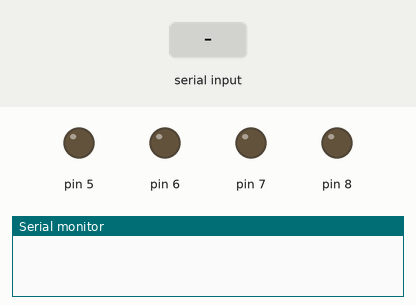
Simulated run of this sketch. Board: Arduino Uno, built with avr-gcc and run on an emulated ATmega328P. Shown: output pins drawn as LEDs (lit = HIGH), the last lines printed to the serial monitor. The inputs (shaded band) are chosen by the test bench.

Above: at 1.2 s.
1.3 s: "d" received over Serial
At 2.6 s:
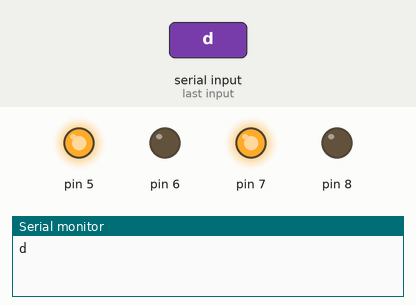
2.9 s: "b" received over Serial
At 3.9 s:
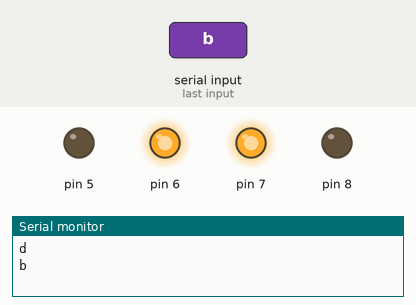
4.5 s: "e" received over Serial
At 5.1 s:
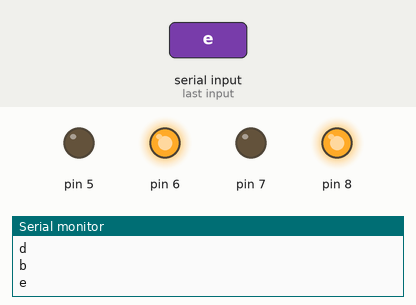
6.0 s: "c" received over Serial
At 6.3 s:
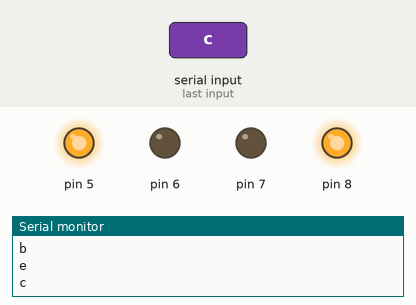
Timing chart, 0 to 8.5 s (numbered marks = the images above; inputs shaded):
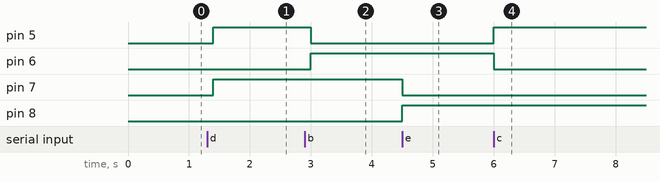

Measured:
- after the input at 1.3 s, pin 5, pin 7: LOW → HIGH after 0.10 s
- after the input at 2.9 s, pin 5: HIGH → LOW after 0.10 s; pin 6: LOW → HIGH after 0.10 s
- after the input at 4.5 s, pin 7: HIGH → LOW at once; pin 8: LOW → HIGH at once
- after the input at 6.0 s, pin 5: LOW → HIGH at once; pin 6: HIGH → LOW at once

The sketch:

BLUETOOTH_MOTOR_IC.ino
```cpp
void setup() {
  Serial.begin(9600);
 pinMode(5,OUTPUT);
 pinMode(6,OUTPUT);
 pinMode(7,OUTPUT);
 pinMode(8,OUTPUT);
 // put your setup code here, to run once:

}

void loop() {
 if(Serial.available()>0)
 {
  char data=Serial.read();
  switch (data)
   {
    case 'd' : {
      digitalWrite(5,HIGH);
      digitalWrite(6,LOW );   //FORWARDD
      digitalWrite(7,HIGH);
      digitalWrite(8,LOW);
      }
     break;
    case 'b' : {
      digitalWrite(5,LOW);
      digitalWrite(6,HIGH);   //HARD RIGHT
      digitalWrite(7,HIGH);
      digitalWrite(8,LOW);
      }
     break;
    case 'e' : {
      digitalWrite(5,LOW);
      digitalWrite(6,HIGH);   //BACKWARD
      digitalWrite(7,LOW);
      digitalWrite(8,HIGH);
       }
      break;
     case 'c'  : {
      digitalWrite(5,HIGH);
      digitalWrite(6,LOW);   //HARD LEFT
      digitalWrite(7,LOW);
      digitalWrite(8,HIGH);
       }
     break;
     case 'a' : {
      digitalWrite(5,LOW);
      digitalWrite(6,LOW);   //STOP
      digitalWrite(7,LOW);
      digitalWrite(8,LOW);
       }
     break;
    default : break;

   }
    // put your main code here, to run repeatedly:
 Serial.println(data);
 }
delay(100);
}// put your setup code here, to run once:
```
